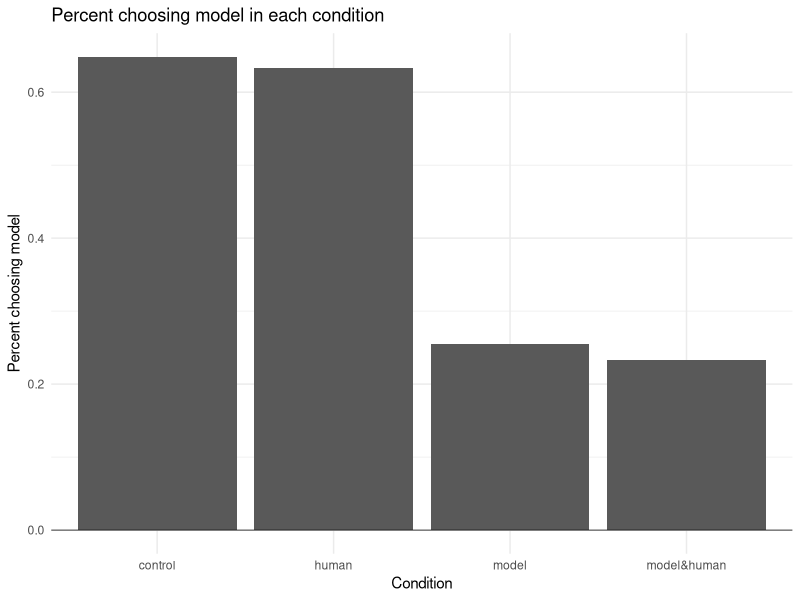

Reproduce this figure in R.
## ---- chunk 1
# Data downloaded from https://researchbox.org/379&PEER_REVIEW_passcode=MOQTEQ

#Load data from csv
data <- read.csv("data/Study 1 Data.csv", header = TRUE, sep = ",", na.strings = ".")

# Change to camel case
colnames(data) <- paste(tolower(substring(colnames(data), 1, 1)), substring(colnames(data), 2), sep = "")
names(data)[1] <- "ID"

# Define label mappings
condition <- c("1" = "control", "2" = "human", "3" = "model", "4" = "model&human")
modelBonus <- c("0" = "choseHuman", "1" = "choseModel")
binary <- c("0" = "no", "1" = "yes")
betterStage2Bonus <- c("1" = "model", "2" = "equal", "0" = "human")
confidence <- c("1" = "none", "2" = "little", "3" = "some", "4" = "fairAmount", "5" = "aLot")

# Apply label mappings to variables - have done more here than required for analysis, but might be useful later
data$condition <- factor(data$condition, labels = condition)
data$modelBonus <- factor(data$modelBonus, labels = modelBonus)
data$humanAsGoodStage1 <- factor(data$humanAsGoodStage1, labels = binary)
data$humanBetterStage1 <- factor(data$humanBetterStage1, labels = binary)
data$humanBetterStage2 <- factor(data$humanBetterStage2, labels = binary)
data$betterStage2Bonus <- factor(data$betterStage2Bonus, labels = betterStage2Bonus)
data$model <- factor(data$model, labels = binary)
data$human <- factor(data$human, labels = binary)
data$modelConfidence <- factor(data$modelConfidence, labels = confidence)
data$humanConfidence <- factor(data$humanConfidence, labels = confidence)
## ---- chunk 2
# Total participants
length(data$ID)

# Number of participants who chose between model and human
table(data$modelBonus)

## ---- chunk 3
#| warning: false
#| message: false

# Choice of participants in each condition

conditions <- table(data$modelBonus, data$condition)
conditions <- rbind(conditions, total=colSums(conditions))
conditions

## ---- chunk 4
#| warning: false
#| message: false

# chisq.test between conditions 1 and 2 (control and human) and 3 and 4 (model and model&human)

chisq.test(table(data$modelBonus, data$model), correct=FALSE)

## ---- chunk 5
#| warning: false
#| message: false

# chisq.test between conditions 1 and 3 (control and model) and 2 and 4 (human and model&human)

chisq.test(table(data$modelBonus, data$human), correct=FALSE)

## ---- chunk 6
#| warning: false
#| message: false
## load ggplot2 for chart and tidyverse packages for data manipulation
library(ggplot2)
library(dplyr)
library(tidyr)

# convert table to data frame for future operations
conditions <- as.data.frame.matrix(conditions)

#percentage choosing model in each condition

conditions <- rbind(conditions, percent=conditions[2,]/conditions[3,])
conditions <- tibble::rownames_to_column(conditions, "variable")
conditions_long <- pivot_longer(conditions, cols = -variable, names_to = "treatment", values_to = "value", cols_vary = "slowest")
conditions_long <- conditions_long[c(2, 1, 3)]

# ggplot2 bar plot of percent rows of conditions data frame
plot_data <- filter(conditions_long, variable=="percent")

ggplot(plot_data, aes(x=treatment, y=value)) +
  geom_col()+
  labs(title="Percent choosing model in each condition", x="Condition", y="Percent choosing model") +
  theme(axis.text.x = element_text(angle = 45, hjust = 1)) +

  # Set the theme
  theme_minimal()+
  geom_hline(yintercept = 0, linewidth=0.25)
## ---- chunk 7
# Calculate human and model mean rewards
m<-round(mean(data$bonusFromModel, na.rm=TRUE), 2)
h<-round(mean(data$bonusFromHuman, na.rm=TRUE), 2)

# Bonus if chose model vs. human
bonusModel <- t.test(data$bonusFromModel, data$bonusFromHuman, paired=TRUE)
p <- signif(bonusModel$p.value, 2)
t <- round(bonusModel$statistic, 2)
d <- round(bonusModel$estimate, 2)

# Participants' AAE compared to model's AAE for stage 1 forecasts
stage1AAE <- t.test(data$humanAAE1, data$modelAAE1, paired=TRUE)

p1 <- signif(stage1AAE$p.value, 2)
t1 <- round(stage1AAE$statistic, 2)
d1 <- round(stage1AAE$estimate, 2)

AAEm<-round(mean(data[data$condition=='model&human', 'modelAAE1'], na.rm=TRUE), 2)
AAEh<-round(mean(data[data$condition=='model&human', 'humanAAE1'], na.rm=TRUE), 2)

# Participants' AAE compared to model's AAE for stage 2 forecasts
stage2AAE <- t.test(data$humanAAE2, data$modelAAE2, paired=TRUE)

p2 <- signif(stage2AAE$p.value, 2)
t2 <- round(stage2AAE$statistic, 2)
d2 <- round(stage2AAE$estimate, 2)

AAEm2<-round(mean(data$modelAAE2, na.rm=TRUE), 2)
AAEh2<-round(mean(data$humanAAE2, na.rm=TRUE), 2)

## ---- chunk 8
# Regression to determine whether there is a treatment effect
reg <- glm(modelBonus ~ model, data=data, family=binomial)

# Show results
summary(reg)

